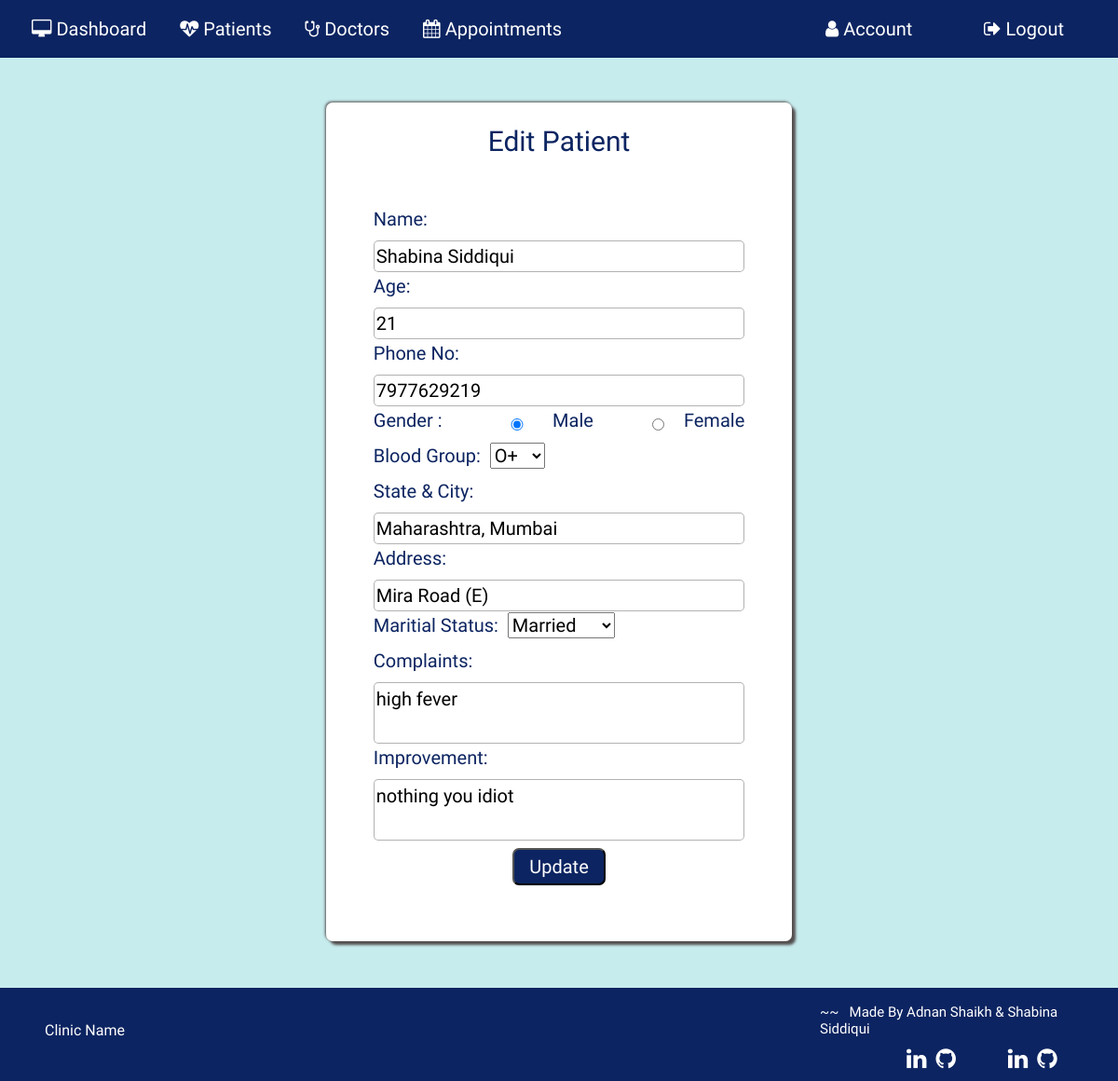
/editpatientdetail/1 (signed in), run on an earlier commit of the app's database.
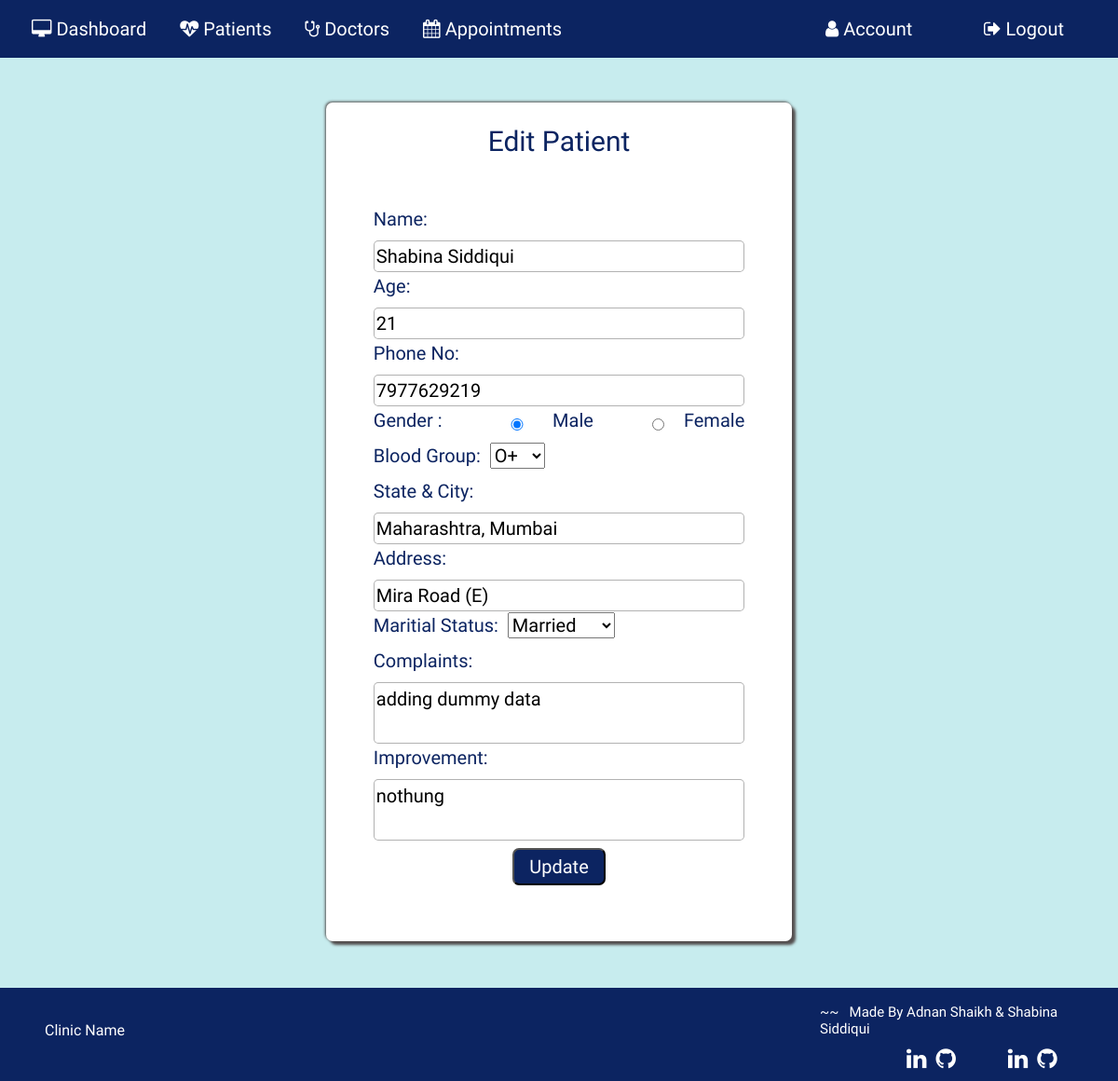
And on a later commit of the database.
### application/routes.py (models this page shows, shortened)
class Patient(db.Model):
  __tablename__ = 'Patient'
  id = db.Column(db.Integer, primary_key=True)
  pname = db.Column(db.String(20))
  age= db.Column(db.String(20))
  phone=db.Column(db.String(20))
  gender=db.Column(db.String(10))
  bgroup=db.Column(db.String(5))
  state=db.Column(db.String(15))
  address=db.Column(db.String(100))
  mstatus=db.Column(db.String(10))
  complaint=db.Column(db.String(5000))
  improvement=db.Column(db.String(5000))
  medicine_suggested=db.Column(db.String(5000))
  pat_image = db.Column(db.String(20), nullable=False, default='default.jpg')

### application/routes.py (the view, shortened to what this page needs)
@app.route('/editpatientdetail/<id>', methods=['GET', 'POST'])
def editpatientdetail(id):
  if 'username' in session:
    editpat = Patient.query.filter_by( id = id )
    return render_template('editpatientdetail.html', editpat = editpat)

### application/templates/editpatientdetail.html (shortened to what this page needs)
{% extends "layout.html" %} {% include "includes/nav.html" %} {% block content
%}
<section id="addpatient">
  <div class="form-editpat form-style">
    <h1 class="mt-4">Edit Patient</h1>
    {% for edit in editpat %}
    <form action="" method="POST">
      <div class="inner-form">
      <div class="form-input">
        <label for="npname">Name:&nbsp;</label>
        <input type="text" class="text1" id="pname" name="npname" required value="{{ edit.pname }}" />
      </div>
      <div class="form-input">
        <label for="nage">Age:&nbsp;</label>
        <input
          type="number"
          class="text1"
          id="age"
          maxlength="3"
          min="0"
          name="nage"
          value="{{ edit.age }}"
          required
        />
      </div>
      <div class="form-input">
        <label for="nphone">Phone No:&nbsp;</label>
        <input
          type="number"
          class="text1"
          id="age"
          maxlength="12"
          min="10"
          name="nphone"
          value="{{ edit.phone }}"
          required
        />
      </div>
      <div class="form-input gender">
        <label for="ngender">Gender :</label>
        <div class="radio">
          <input type="radio" value="male" name="ngender" checked><label>Male</label>
        </div>
        <div class="radio">
          <input type="radio" value="female" name="ngender"><label>Female</label>
        </div>
      </div>
      <div class="form-input">
        <label for="nbgroup">Blood Group:&nbsp;</label>
        <select id="bgroup" class="text1" name="nbgroup">
          <option value="O+">O+</option>
        </select>
      </div>
      <div class="form-input">
        <label for="nstate">State & City:&nbsp;</label>
        <input type="text" id="state" class="text1" name="nstate" value="{{ edit.state }}">
      </div>
      <div class="form-input">
        <label for="naddress">Address:&nbsp;</label>
        <input type="text" id="address" class="text1" name="naddress" value="{{ edit.address }}">
      </div>
      <div class="form-input">
        <label for="nmstatus">Maritial Status:&nbsp;</label>
        <select id="mstatus" class="text1" name="nmstatus">
          <option value="Married">Married</option>
        </select>
      </div>
      <div class="form-input">
        <label for="ncomplaint">Complaints:&nbsp;</label>
        <textarea class="text1" name="ncomplaint" id="complaint">{{ edit.complaint}}</textarea>
      </div>
      <div class="form-input">
        <label for="nimprovement">Improvement:&nbsp;</label>
        <textarea class="text1" name="nimprovement" id="improvement">{{ edit.improvement}}</textarea>
      </div>
      <div class="form-input btn-submit">
        <button class="button mt-2" type="submit">Update</button>
      </div>
    </form>
    {% endfor %}
  </div></div>
  {% include "includes/footer.html" %}
</section>
{% endblock %}

What changed in the data, as far as the page shows it:
changed Patient "Shabina Siddiqui": ncomplaint "high fever" → "adding dummy data"; nimprovement "nothing you idiot" → "nothung"
